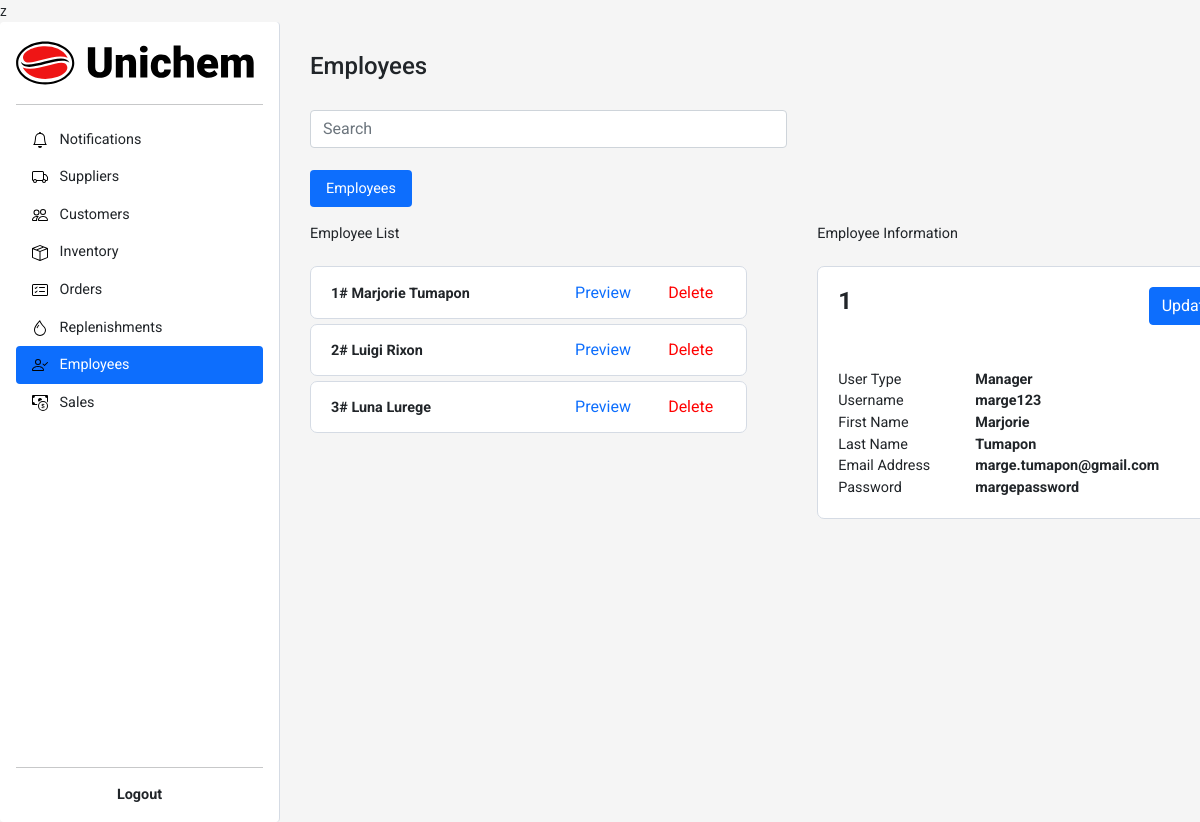
Page /sections/employees.php on the earlier database version.
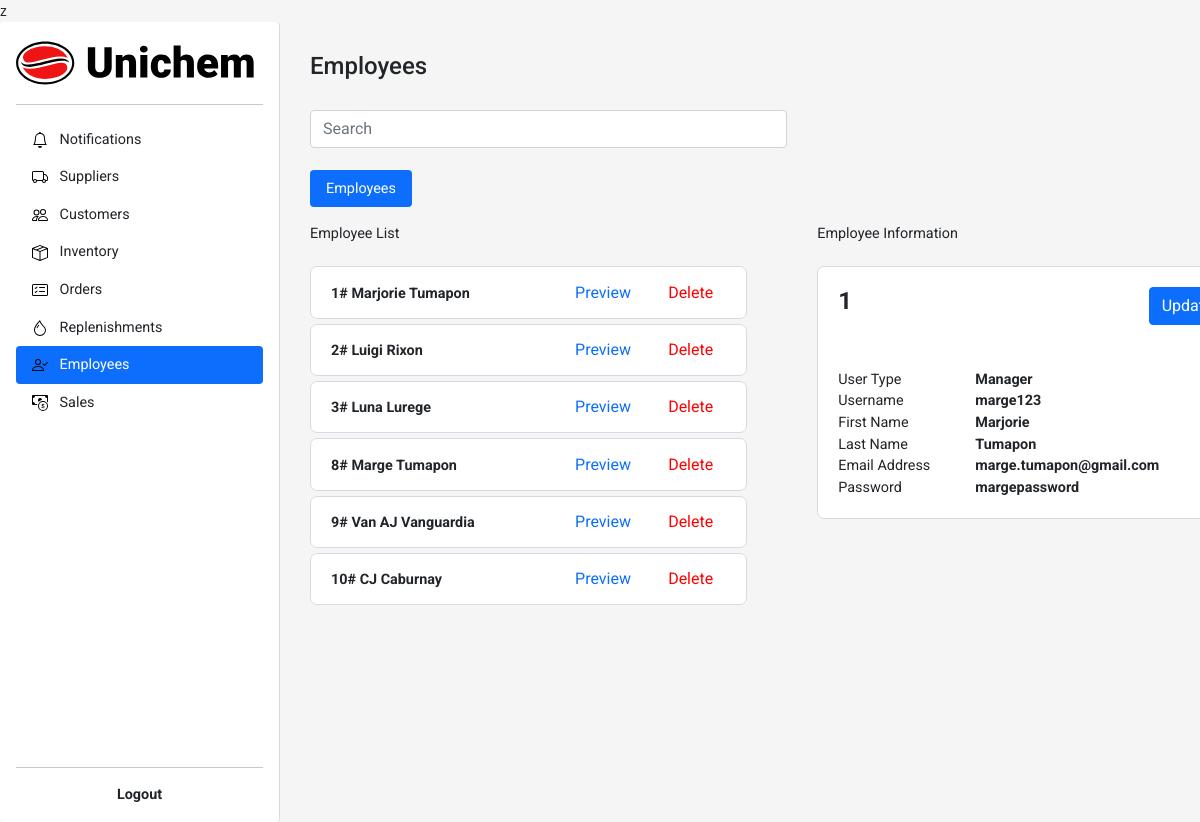
Same page on the later database version.
### tables this page shows
CREATE TABLE `inventory_users` (
  `userID` int(11) NOT NULL,
  `userType` enum('Manager','User') NOT NULL,
  `userFirstName` varchar(255) NOT NULL,
  `userLastName` varchar(255) NOT NULL,
  `userName` varchar(255) NOT NULL,
  `email` varchar(255) NOT NULL,
  `password` varchar(255) NOT NULL
);

### crud/employee/employee-information.php (called while the page is built)
<?php
    include('../crud/db_connect.php');
    $userID = $_GET['userID'];
    $getEmployeeInformation = "SELECT *
                                FROM inventory_users
                                WHERE userID=$userID";
    $result = mysqli_query($conn, $getEmployeeInformation);
    $user = mysqli_fetch_assoc($result);
?>

### components/employee/employee-list.php (the view)
<?php
$userID = $user["userID"];
$userFName = $user["userFirstName"];
$userLName = $user["userLastName"];
    echo "
            <form method='get' action='employees.php'>
                <div class='d-flex align-items-center justify-content-between white-box-container one-supplier-customer-list round-edge'>
                    <div class='column list-name'>
                        <b>" . "$userID" . "# " . "$userFName" . " " . "$userLName" . "</b>
                    </div>
                    <div class=''>
                            <form method='get' action='../sections/employees.php'>
                                <input type='hidden' name='userID' value='".$userID."'>
                                <button type='submit' class='btn btn-link btn-preview'>Preview</button>
                            </form>
                    </div>
                    <div class=''>
                            <form method='post' action='../sections/delete.php'>
                                <input type='hidden' name='delete' value='user'>
                                <input type='hidden' name='userID' value='".$userID."'>
                                <button type='submit' class='btn btn-link btn-delete'>Delete</button>
                            </form>
                    </div>
                </div>
            </form>
        ";
?>

### style/import.php (shortened to what this page needs)
<link href="https://cdn.jsdelivr.net/npm/bootstrap@5.1.3/dist/css/bootstrap.min.css" rel="stylesheet">

### sections/employees.php (shortened to what this page needs)
<?php
include('../style/import.php');
include('../crud/employee/check-default.php');
?>
<html lang="en">
z
<head>
</head>
<body>
    <main>
        <div class="d-flex flex-column flex-shrink-0 p-3 bg-light nav-container shadow-md bg-body rounded" style="width: 280px;">
            <a href="notifications.php" class="d-flex align-items-center mb-3 mb-md-0 me-md-auto link-dark text-decoration-none">
                <div class="row justify-content-md-center">
                    <img class="unichem-logo-login" src="../assets/images/Unichem-Logo-Text.svg">
                </div>
            </a>
            <hr>
            <ul class="nav nav-pills flex-column mb-auto">
                <li class="nav-item">
                    <a href="notifications.php" class="nav-link link-dark " aria-current="page">
                        <svg class="bi me-2" width="16" height="16">
                            <use xlink:href="#notif" />
                        </svg>
                        Notifications
                    </a>
                </li>
                <li>
                    <a href="suppliers.php" class="nav-link link-dark ">
                        <svg class="bi me-2" width="16" height="16">
                            <use xlink:href="#supplier" />
                        </svg>
                        Suppliers
                    </a>
                </li>
                <li>
                    <a href="customers.php" class="nav-link link-dark ">
                        <svg class="bi me-2" width="16" height="16">
                            <use xlink:href="#customer" />
                        </svg>
                        Customers
                    </a>
                </li>
                <li>
                    <a href="inventory.php" class="nav-link link-dark">
                        <svg class="bi me-2" width="16" height="16">
                            <use xlink:href="#inventory" />
                        </svg>
                        Inventory
                    </a>
                </li>
                <li>
                    <a href="orders.php" class="nav-link link-dark">
                        <svg class="bi me-2" width="16" height="16">
                            <use xlink:href="#order" />
                        </svg>
                        Orders
                    </a>
                </li>
                <li>
                    <a href="replenishments.php" class="nav-link link-dark">
                        <svg class="bi me-2" width="16" height="16">
                            <use xlink:href="#rep" />
                        </svg>
                        Replenishments
                    </a>
                </li>
                <li>
                    <a href="employees.php" class="nav-link link-dark active">
                        <svg class="bi me-2" width="16" height="16">
                            <use xlink:href="#employee  " />
                        </svg>
                        Employees
                    </a>
                </li>
                <li>
                    <a href="sales.php" class="nav-link link-dark">
                        <svg class="bi me-2" width="16" height="16">
                            <use xlink:href="#sales" />
                        </svg>
                        Sales
                    </a>
                </li>
            </ul>
            <hr>
            <div class="container">
                <div class="row align-items-end">
                    <div class="col d-flex justify-content-center">
                        <a href="login.php" class="d-flex align-items-center link-dark text-decoration-none">
                            <strong>Logout</strong>
                        </a>
                    </div>
                </div>
            </div>
        </div>
        <div class="father-container">
            <h4>Employees</h4>
            <br>
            <div class="layout-column">
                <form method="post" action="">
                    <input type="text" class="form-control search-input" placeholder="Search">
                </form>
            </div>
            <br>
            <ul class="nav nav-pills mb-3 orderNav" id="pills-tab" role="tablist">
                <li class="nav-item" role="presentation">
                    <button class="nav-link active" id="To-Approve" data-bs-toggle="pill" data-bs-target="#pills-to-approve" type="button" role="tab" aria-controls="pills-to-approve" aria-selected="true">Employees</button>
                </li>
            </ul>
            <div class="tab-content" id="pills-tabContent">
                <div class="tab-pane fade show active" id="pills-to-approve" role="tabpanel" aria-labelledby="pills-to-approve-tab">
                    <div class="d-flex">
                        <div class="layout-column">
                            <?php include('../crud/employee/employee-list.php'); ?>
                        </div>
                        <?php include('../crud/employee/employee-information.php'); ?>
                        <div class="layout-column">
                            Employee Information<br><br>
                            <?php include('../components/employee/employee-information.php'); ?>
</body>
</html>

### crud/employee/employee-list.php
<?php
    include('../crud/db_connect.php');
    $getEmployeeList = "SELECT * FROM inventory_users";
    $result = mysqli_query($conn, $getEmployeeList);
    if (mysqli_num_rows($result) > 0) {
        echo "
            <div class=''>
            Employee List<br><br>
            <div class='scroll-list-2'>
            ";
        while ($user = mysqli_fetch_assoc($result)) {
            include('../components/employee/employee-list.php');
        }
        echo "
            </div>
            </div>
        ";
    }else{
        echo "There are no users in the database";
    }
?>

### components/employee/employee-information.php (shortened to what this page needs)
<div class="container white-box-container customer-supplier-information round-edge">
    <div class="row">
        <div class="col">
            <h4><b><?php echo $user['userID']; ?></b></h3>
        </div>
        <div class="col d-flex justify-content-end">
            <button type="button" class="btn btn-primary" data-bs-toggle="modal" data-bs-target="#exampleModal">
            Update
            </button>
                            <?php include('employee-update.php'); ?>
    <div class="row">
        <div class="col">
            User Type<br>
            Username<br>
            First Name<br>
            Last Name<br>
            Email Address<br>
            Password
        </div>
        <div class="col-8">
            <b>
                <?php echo
                $user['userType']."<br>".
                $user['userName']."<br>".
                $user['userFirstName']."<br>".
                $user['userLastName']."<br>".
                $user['email']."<br>".
                $user['password'];
                ?>
            </b>
        </div>
    </div>

### sections/employee-update.php (shortened to what this page needs)
<?php
include('../style/import.php');
include('../crud/employee/check-default.php');
?>
<html lang="en">
<head>
</head>
                <?php include('../crud/employee/employee-information.php'); ?>
</body>
</html>

### style/import.php (style rules this page uses)
* { margin: 0; padding: 0; font-family: 'Roboto', sans-serif; }
body:not(h1):not(h2):not(h3):not(h4):not(h5):not(h6) { font-size: .9rem; }
body { min-height: 100vh; min-height: -webkit-fill-available; background-color: whitesmoke; }
html { height: -webkit-fill-available; }
main { display: flex; flex-wrap: nowrap; height: 100vh; height: -webkit-fill-available; max-height: 100vh; overflow-x: auto; overflow-y: hidden; }
.round-edge { border-radius: 7px; }
.white-box-container { background-color: white; border: 1px solid #D5DBE4; padding: 20px; }
.nav-container { border-right: 1px solid #D5DBE4; }
.unichem-logo-login { height: 50px; }
.customer-supplier-information { width: 429.27px; }
.one-supplier-customer-list { height: 52.31px; width: 437.22px; margin: 0 0 5px 0; }
.father-container { padding: 30px; }
.scroll-list-2 { height: 650.43px; overflow-x: hidden; overflow-y: scroll; padding: 0 20px 0 0; }
.search-input { width: 477.22px; }
.layout-column { margin-right: 50px; }
.btn-delete { color: red; text-decoration: none; }
.btn-preview { color: #0d6efd; text-decoration: none; }
.list-name { width: 220px; height: 20px; overflow-x: hidden; overflow-y: hidden; }

Differences in the rows shown:
added inventory_users: userID "8", userFirstName "Marge", userLastName "Tumapon"
added inventory_users: userID "9", userFirstName "Van AJ", userLastName "Vanguardia"
added inventory_users: userID "10", userFirstName "CJ", userLastName "Caburnay"
